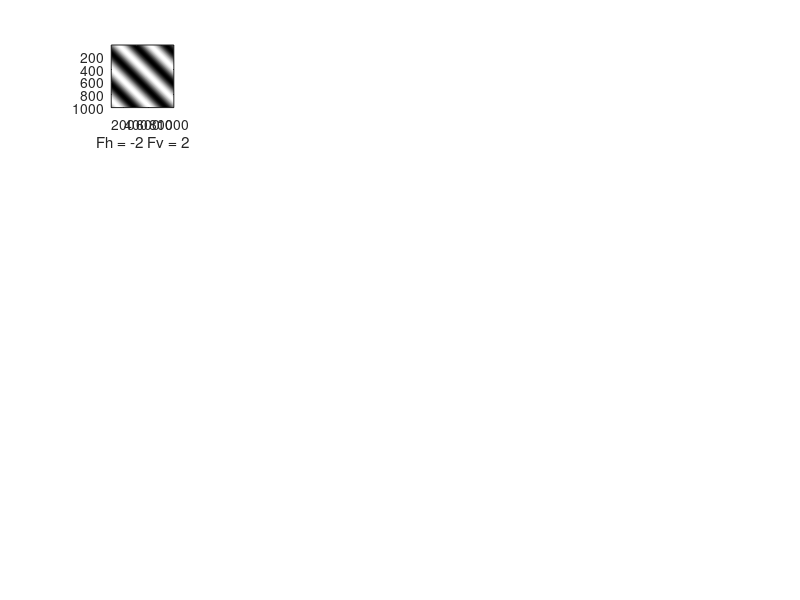

MATLAB code to generate this figure: (Note: this script raises an error after producing the figure.)
clear; close all; clc

resolution = 0:1000;

[X,Y] = meshgrid(resolution,resolution);

wave = @(u, v, shift) exp(2*pi*1i*(u*X/length(resolution)+v*Y/length(resolution)+shift));

h = figure('position',[0 0 500 500]);
% get the figure and axes handles
hFig = gcf;
hAx  = gca;

% set the axes to full screen
set(hAx,'Unit','normalized','Position',[0 0 1 1]);

hold on

counter = 0;
for j = 2:-1:-2
    for i = -2:2
        counter = counter + 1;
        subplot(5,5,counter)
        imagesc(real(wave(i,j,0.25)))
        xlabel(['Fh = ',num2str(i),' Fv = ',num2str(j)])
        colormap gray; axis image;
        set(gca,...
        'XTick','', ...
        'YTick','', ...
        'ZTick','',...
        'fontsize',14)
    end
end
